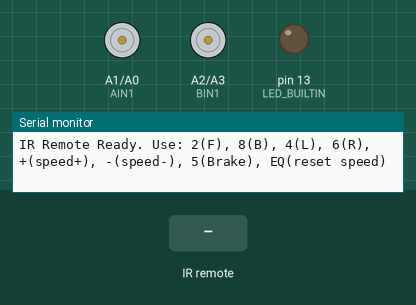
Simulated run of this sketch. Board: Arduino Uno, built with avr-gcc and run on an emulated ATmega328P. Shown: motor-driver pin pairs drawn as motors (green arrow = first pin HIGH = forward, orange = second pin HIGH = backward, longer = more drive, scaled by the enable pin), output pins drawn as LEDs (lit = HIGH), the last lines printed to the serial monitor. The test bench sets the inputs (shaded band).

Above: at 1.2 s.
1.3 s: infrared code 0xFF18E7 received
At 2.6 s:
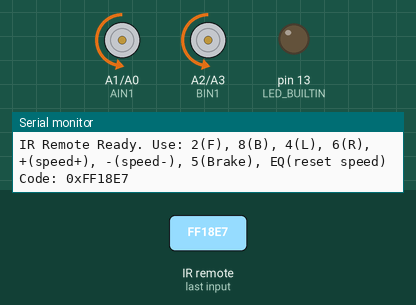
2.9 s: infrared code 0xFF4AB5 received
At 4.0 s:
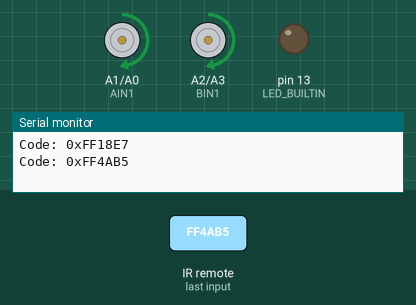
4.5 s: infrared code 0xFF00FF received
At 5.2 s:
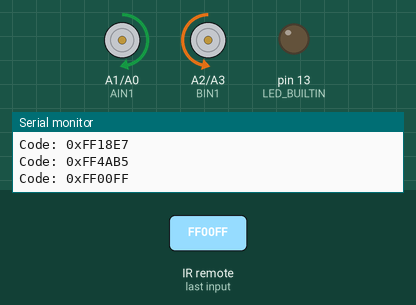
6.1 s: infrared code 0xFF5AA5 received
At 7.4 s:
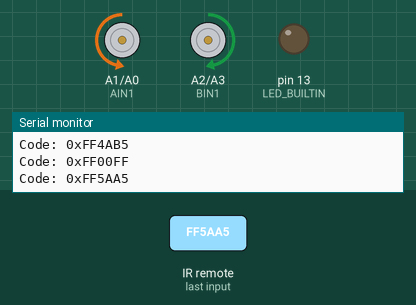
7.7 s: infrared code 0xFF629D received
At 7.76 s:
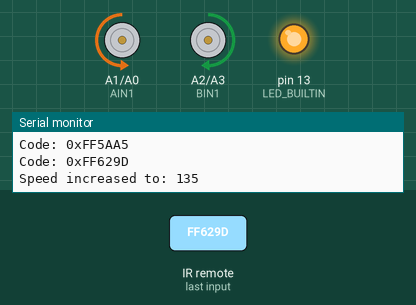
9.3 s: infrared code 0xFF38C7 received
At 10.0 s:
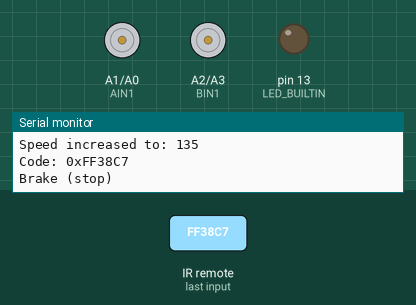
Timing chart, 0 to 11.9 s (numbered marks = the images above; inputs shaded):
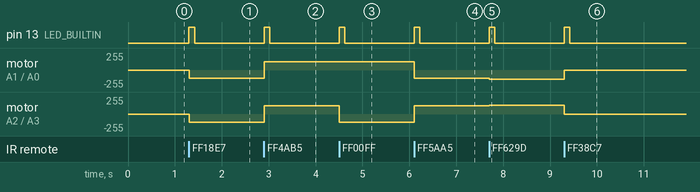

The sketch:

remote-1.ino
```cpp
#include <Arduino.h>
#include <IRremote.h>

/*
IR Remote Keys

| Key | Action |
| --- | --- |
| 2   | Forward |
| 4   | Left |
| 6   | Right |
| 8   | Reverse |
| +   | Increase Speed |
| -   | Decrease Speed |
| 5   | Brake |
| EQ  | Reset Speed |
*/

// Motor driver pins
int PWMA = 6;
int AIN1 = A1;
int AIN2 = A0;
int PWMB = 5;
int BIN1 = A2;
int BIN2 = A3;

// IR receiver pin
const int IR_RECV_PIN = 4;
IRrecv irrecv(IR_RECV_PIN);
decode_results results;

const unsigned long IR_LED_PULSE_MS = 120;
unsigned long irLedOffAt = 0;

const unsigned long KEY_2  = 0xFF18E7;   // Forward
const unsigned long KEY_8  = 0xFF4AB5;   // Reverse
const unsigned long KEY_4  = 0xFF00FF;   // Left
const unsigned long KEY_6  = 0xFF5AA5;   // Right
const unsigned long KEY_PLUS  = 0xFF629D; // Increase speed (+10)
const unsigned long KEY_MINUS = 0xFFA857; // Decrease speed (-10)
const unsigned long KEY_5   = 0xFF38C7;   // Brake
const unsigned long KEY_EQ   = 0xFF02FD;   // Reset speed

// Speed settings
int currentSpeed = 125;          // Default speed
const int DEFAULT_SPEED = 125;
const int MAX_SPEED = 255;
const int MIN_SPEED = 0;

// Direction states
enum Direction { NONE, FORWARD, BACKWARD, LEFT, RIGHT };
Direction currentDirection = NONE;

void setup() {
  pinMode(LED_BUILTIN, OUTPUT);
  digitalWrite(LED_BUILTIN, LOW);

  pinMode(PWMA, OUTPUT);
  pinMode(AIN1, OUTPUT);
  pinMode(AIN2, OUTPUT);
  pinMode(PWMB, OUTPUT);
  pinMode(BIN1, OUTPUT);
  pinMode(BIN2, OUTPUT);

  stopMotors();
  currentDirection = NONE;

  Serial.begin(9600);
  irrecv.enableIRIn();
  Serial.println("IR Remote Ready. Use: 2(F), 8(B), 4(L), 6(R), +(speed+), -(speed-), 5(Brake), EQ(reset speed)");
}

void loop() {
  if (millis() >= irLedOffAt) {
    digitalWrite(LED_BUILTIN, LOW);
  }

  // 1. Check for IR commands
  if (irrecv.decode(&results)) {
    unsigned long value = results.value;

    digitalWrite(LED_BUILTIN, HIGH);
    irLedOffAt = millis() + IR_LED_PULSE_MS;

    if (value != REPEAT) {
      Serial.print("Code: 0x");
      Serial.println(value, HEX);
      handleCommand(value);
    }
    irrecv.resume();  // Ready for next code
  }

  applyMotion();
}

// ------------------------------------------------------------------
// Handle a single IR command
// ------------------------------------------------------------------
void handleCommand(unsigned long code) {
  switch (code) {
    case KEY_2:   // Forward
      currentDirection = FORWARD;
      break;
    case KEY_8:   // Backward
      currentDirection = BACKWARD;
      break;
    case KEY_4:   // Left
      currentDirection = LEFT;
      break;
    case KEY_6:   // Right
      currentDirection = RIGHT;
      break;

    case KEY_PLUS:
      currentSpeed = min(currentSpeed + 10, MAX_SPEED);
      Serial.print("Speed increased to: ");
      Serial.println(currentSpeed);
      break;

    case KEY_MINUS:
      currentSpeed = max(currentSpeed - 10, MIN_SPEED);
      Serial.print("Speed decreased to: ");
      Serial.println(currentSpeed);
      break;

    case KEY_5:   // Brake – stop immediately
      currentDirection = NONE;
      stopMotors();
      Serial.println("Brake (stop)");
      break;

    case KEY_EQ:  // Reset speed to default
      currentSpeed = DEFAULT_SPEED;
      Serial.print("Speed reset to: ");
      Serial.println(currentSpeed);
      break;

    default:
      // Unknown key – do nothing
      break;
  }
}

// ------------------------------------------------------------------
// Apply the current motion (called every loop)
// ------------------------------------------------------------------
void applyMotion() {
  if (currentDirection == NONE) {
    stopMotors();
    return;
  }

  // Set the direction pins according to currentDirection
  switch (currentDirection) {
    case FORWARD:
      digitalWrite(AIN1, LOW);
      digitalWrite(AIN2, HIGH);
      digitalWrite(BIN1, LOW);
      digitalWrite(BIN2, HIGH);
      break;
    case BACKWARD:
      digitalWrite(AIN1, HIGH);
      digitalWrite(AIN2, LOW);
      digitalWrite(BIN1, HIGH);
      digitalWrite(BIN2, LOW);
      break;
    case LEFT:   // pivot left: left motor reverse, right motor forward
      digitalWrite(AIN1, HIGH);   // Motor A (left) reverse
      digitalWrite(AIN2, LOW);
      digitalWrite(BIN1, LOW);    // Motor B (right) forward
      digitalWrite(BIN2, HIGH);
      break;
    case RIGHT:  // pivot right: left motor forward, right motor reverse
      digitalWrite(AIN1, LOW);    // Motor A forward
      digitalWrite(AIN2, HIGH);
      digitalWrite(BIN1, HIGH);   // Motor B reverse
      digitalWrite(BIN2, LOW);
      break;
    default:
      return; // shouldn't happen
  }

  // Apply the current speed to both motors
  analogWrite(PWMA, currentSpeed);
  analogWrite(PWMB, currentSpeed);
}

// ------------------------------------------------------------------
// Stop motors (set PWM to 0)
// ------------------------------------------------------------------
void stopMotors() {
  analogWrite(PWMA, 0);
  analogWrite(PWMB, 0);
}
```

oled_display.ino
```cpp

```

Measured:
- after the input at 1.3 s, pin 13 (LED_BUILTIN): LOW → HIGH at once, → LOW 0.12 s later; motor on A1 (AIN1) / A0 (AIN2), motor on A2 (BIN1) / A3 (BIN2): stopped → backward 125/255 at once
- after the input at 2.9 s, pin 13 (LED_BUILTIN): LOW → HIGH at once, → LOW 0.12 s later; motor on A1 (AIN1) / A0 (AIN2), motor on A2 (BIN1) / A3 (BIN2): backward 125/255 → forward 125/255 at once
- after the input at 4.5 s, pin 13 (LED_BUILTIN): LOW → HIGH at once, → LOW 0.12 s later; motor on A2 (BIN1) / A3 (BIN2): forward 125/255 → backward 125/255 at once
- after the input at 6.1 s, pin 13 (LED_BUILTIN): LOW → HIGH at once, → LOW 0.12 s later; motor on A1 (AIN1) / A0 (AIN2): forward 125/255 → backward 125/255 at once; motor on A2 (BIN1) / A3 (BIN2): backward 125/255 → forward 125/255 at once
- after the input at 7.7 s, pin 13 (LED_BUILTIN): LOW → HIGH at once, → LOW 0.12 s later; motor on A1 (AIN1) / A0 (AIN2): backward 125/255 → backward 135/255 at once; motor on A2 (BIN1) / A3 (BIN2): forward 125/255 → forward 135/255 at once
- after the input at 9.3 s, pin 13 (LED_BUILTIN): LOW → HIGH at once, → LOW 0.12 s later; motor on A1 (AIN1) / A0 (AIN2): backward 135/255 → stopped at once; motor on A2 (BIN1) / A3 (BIN2): forward 135/255 → stopped at once
